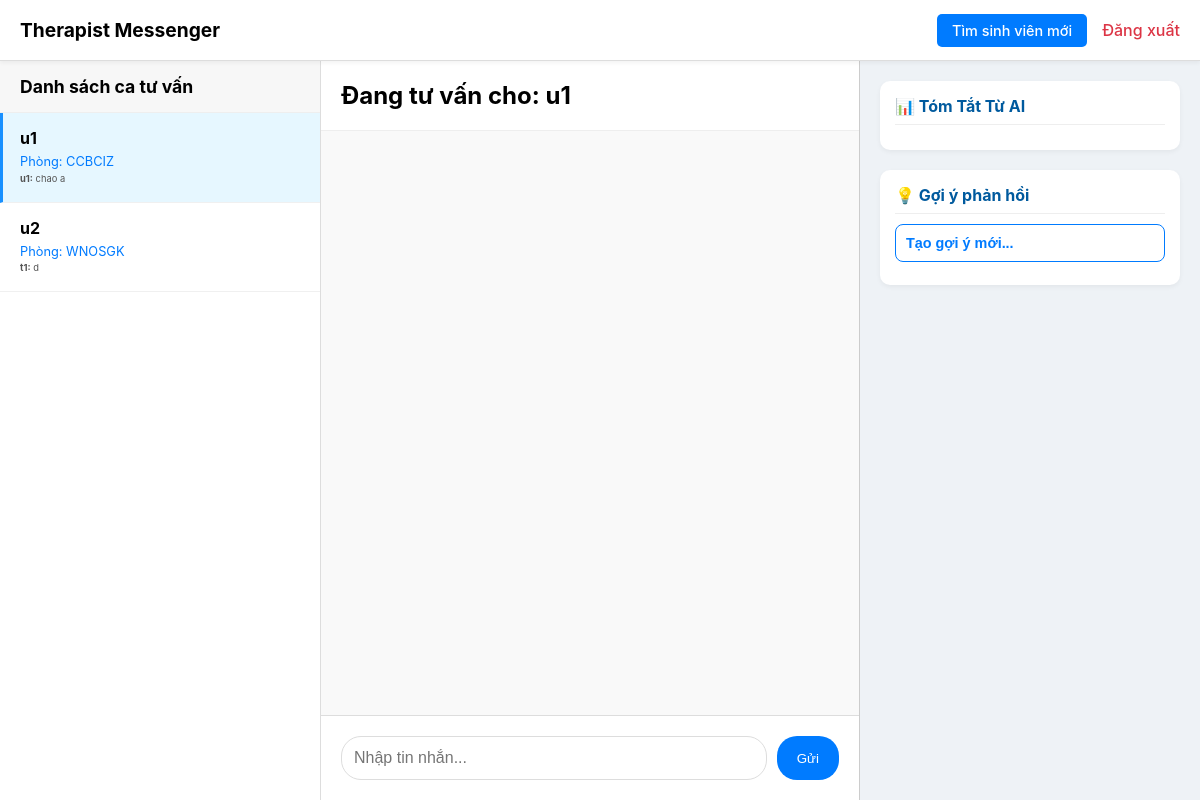
/therapist/messenger (signed in), run on an earlier commit of the app's database.
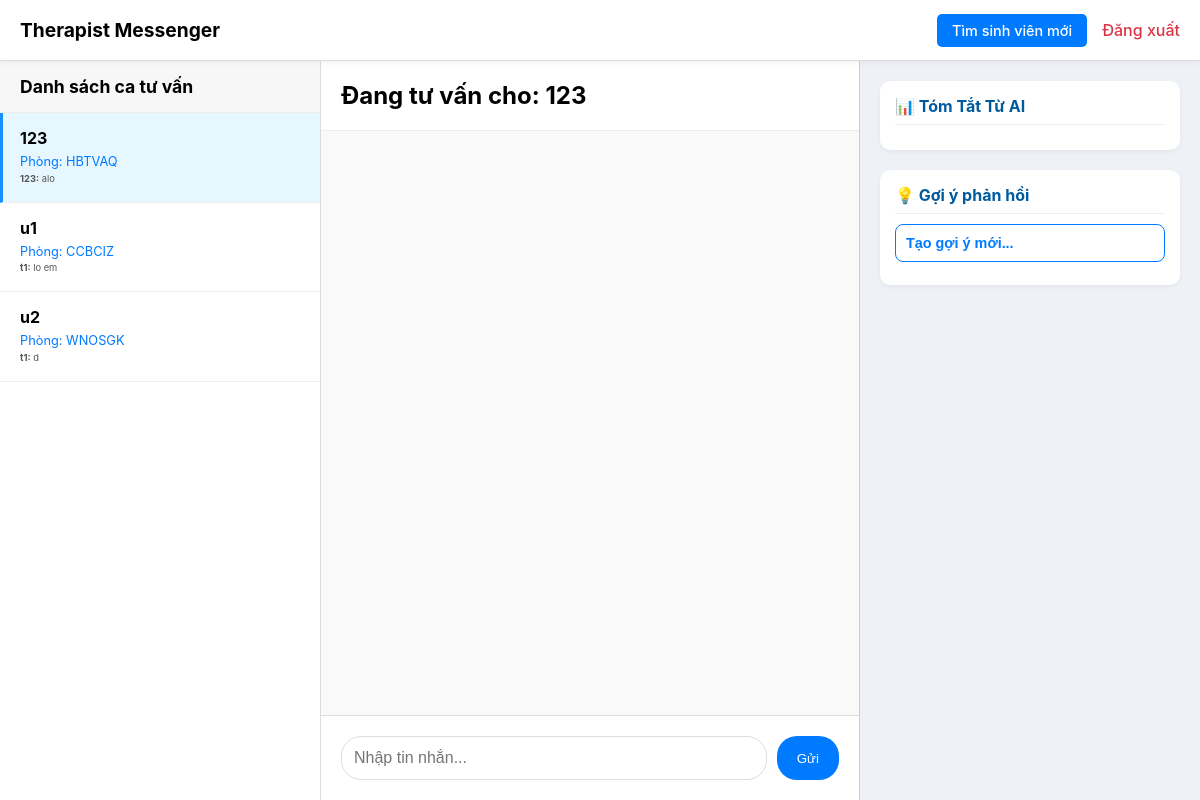
And on a later commit of the database.
### tables this page shows
CREATE TABLE chat_logs (
    id INTEGER PRIMARY KEY AUTOINCREMENT,
    room_code TEXT NOT NULL,
    username TEXT NOT NULL,
    message_text TEXT,
    timestamp TEXT NOT NULL
);

### main.py (the view)
@app.route('/therapist/messenger')
def therapist_messenger():
    if session.get('role') != 'therapist' or 'user_id' not in session:
        flash("Bạn không có quyền truy cập trang này!", "error")
        return redirect(url_for('home'))
    user_id = session['user_id']
    therapist_matches = get_all_matched_roomcodes_for_therapist(user_id)
    active_chat_rooms = []
    for match in therapist_matches:
        room_code = match["roomcode"]
        student_user_id = match["student_user_id"]
        load_room_data_from_sqlite(room_code)
        if room_code in rooms:
            student_data = get_user_data_by_id(student_user_id)
            messages = rooms[room_code]["messages"]
            last_message = messages[-1] if messages else None
            active_chat_rooms.append({
                "room_code": room_code,
                "student_name": student_data["username"] if student_data else f"Sinh viên {student_user_id}",
                "matched_at": match["matched_at"],
                "last_message": last_message,
                "ai_summary": get_ai_summary_for_student(student_user_id),
                "messages": messages, # Truyền lịch sử tin nhắn để JS load nhanh
            })
    initial_messages = []
    initial_summary = []
    if active_chat_rooms:
        session["room"] = active_chat_rooms[0]["room_code"]
        initial_messages = active_chat_rooms[0]["messages"]
        initial_summary = active_chat_rooms[0]["ai_summary"]
    else:
        session["room"] = None
    return render_template('therapist_dashboard.html',
                           active_chat_rooms_json=json.dumps(active_chat_rooms), # <--- SỬA DÒNG NÀY
                           initial_messages_json=json.dumps(initial_messages),
                           initial_summary_json=json.dumps(initial_summary),
                           name=session['username'],
                           user_role='therapist')

### globals.py (called while the page is built)
def from_json_filter(value):
    if value is None:
        return None
    return json.loads(value)

### main.py (called while the page is built)
def get_ai_summary_for_student(student_user_id):
    return [
        {"point": "Tình trạng chung: Lo lắng về thi cử."},
        {"point": "Cảm xúc: Buồn bã, tuyệt vọng."},
        {"point": "Điểm rủi ro: Cần được theo dõi sát sao."},
    ]

### matchmaking_repository.py (called while the page is built)
@contextmanager
def setup_cursor():
    conn = sqlite3.connect(db_path)
    conn.row_factory = sqlite3.Row
    cursor = conn.cursor()
    try:
        yield cursor
        conn.commit()
    finally:
        conn.close()

def get_all_matched_roomcodes_for_therapist(user_id):
    with setup_cursor() as cursor:
        cursor.execute(
            """
            SELECT roomcode, student_user_id, matched_at
            FROM matchmaking_results
            WHERE therapist_user_id = ?
            ORDER BY matched_at DESC
            """,
            (user_id,)
        )
        return cursor.fetchall()

### socket_helperfuncs.py (called while the page is built)
def get_user_data_by_id(user_id):
    with sqlite3.connect('app.db') as conn:
        conn.row_factory = sqlite3.Row
        cur = conn.cursor()
        cur.execute("SELECT * FROM users WHERE id = ?", (user_id,))
        user_data = cur.fetchone()
        if user_data:
            tags_list = []
            if user_data['tags']:
                tags_list = [tag.strip() for tag in user_data['tags'].split(',')]
            user_dict = dict(user_data)
            user_dict['tags_list'] = tags_list
            return user_dict
        return None

### templates/therapist_dashboard.html (shortened to what this page needs)
<!DOCTYPE html>
<html lang="vi">
<head>
</head>
<body>
    <div class="header">
        <h1>Therapist Messenger</h1>
        <div class="header-actions">
            <a href="{{ url_for('chat_home') }}" class="chat-link">
                Tìm sinh viên mới
            </a>
            <a href="{{ url_for('logout') }}">Đăng xuất</a>
        </div>
    </div>
    <div class="container">
        <div class="patient-list">
            <div class="list-header">Danh sách ca tư vấn</div>
            <div class="list-content">
                {% set chat_rooms = active_chat_rooms_json | from_json %}
                {% if chat_rooms %}
                    {% for room_data in chat_rooms %}
                        <div
                           class="chat-room-item {% if loop.first %}active{% endif %}"
                           data-room-code="{{ room_data.room_code }}"
                           data-student-name="{{ room_data.student_name }}"
                           data-summary="{{ room_data.ai_summary | tojson | safe }}">
                            <h4>{{ room_data.student_name }}</h4>
                            <p style="font-size:0.8em; color:#007bff;">Phòng: {{ room_data.room_code }}</p>
                            <p style="font-size:0.7em;">
                                {% if room_data.last_message %}
                                    <small><strong>{{ room_data.last_message.name }}:</strong> {{ room_data.last_message.message[:30] }}{% if room_data.last_message.message|length > 30 %}...{% endif %}</small>
                                {% else %}
                                    <small>Mới: {{ room_data.matched_at }}</small>
                                {% endif %}
                            </p>
                        </div>
                    {% endfor %}
                {% else %}
                    <p style="padding: 20px; color: #888; text-align: center;">Chưa có ca tư vấn nào được ghi nhận.</p>
                {% endif %}
            </div>
        </div>
        <div class="workspace">
    <div class="chat-header" style="display: flex; justify-content: space-between; align-items: center;">
        <h2 id="active-room-title" style="margin: 0;">
            {% if chat_rooms %}
                Đang tư vấn cho: {{ chat_rooms[0].student_name }}
            {% else %}
                Chọn một cuộc tư vấn để bắt đầu
            {% endif %}
        </h2>
    </div>
            <div class="messages-container" id="messages-container">
                </div>
            <form class="input-area" id="chat-form">
                <input type="text" id="msg-input" placeholder="Nhập tin nhắn..." autocomplete="off">
                <button type="submit" class="send-btn">Gửi</button>
            </form>
        </div>
        <div class="right-panel">
            <div class="ai-card">
                <div class="ai-title">📊 Tóm Tắt Từ AI</div>
            </div>
            <div class="ai-card">
                <div class="ai-title">💡 Gợi ý phản hồi</div>
                <div id="ai-suggestions-area">
                    <button class="suggestion-btn" onclick="alert('Chức năng gọi API đang được phát triển!')"><strong>Tạo gợi ý mới...</strong></button>
                </div>
            </div>
        </div>
    </div>
</body>
</html>

### templates/therapist_dashboard.html (style rules this page uses)
body { font-family: -apple-system, BlinkMacSystemFont, "Segoe UI", Roboto, Helvetica, Arial, sans-serif; background: #f0f2f5; margin: 0; height: 100vh; display: flex; flex-direction: column; }
.header { background: #fff; padding: 0 20px; border-bottom: 1px solid #ddd; display: flex; justify-content: space-between; align-items: center; height: 60px; flex-shrink: 0; box-shadow: 0 2px 4px rgba(0,0,0,0.05); z-index: 10; }
.header h1 { font-size: 1.2em; margin: 0; }
.header a { text-decoration: none; color: #dc3545; font-weight: 500; }
.container { display: flex; width: 100%; flex-grow: 1; overflow: hidden; }
.patient-list { flex: 0 0 320px; background: #fff; border-right: 1px solid #ddd; display: flex; flex-direction: column; }
.list-header { padding: 15px 20px; font-weight: bold; border-bottom: 1px solid #eee; font-size: 1.1em; background: #f7f7f7; }
.list-content { overflow-y: auto; flex-grow: 1; }
.chat-room-item { padding: 15px 20px; border-bottom: 1px solid #f0f0f0; cursor: pointer; transition: background 0.2s; }
.chat-room-item.active { background: #e6f7ff; border-left: 3px solid #1890ff; padding-left: 17px; }
.chat-room-item h4 { margin: 0 0 5px 0; font-size: 1em; }
.chat-room-item p { margin: 0; font-size: 0.85em; color: #555; line-height: 1.4; }
.workspace { flex: 2; display: flex; flex-direction: column; background: #f9f9f9; }
.chat-header { padding: 20px; font-weight: bold; background: #fff; border-bottom: 1px solid #eee; flex-shrink: 0; }
.messages-container { flex: 1; padding: 20px; overflow-y: auto; display: flex; flex-direction: column; }
.input-area { padding: 20px; border-top: 1px solid #ddd; display: flex; gap: 10px; background: #fff; flex-shrink: 0; }
.right-panel { flex: 1; min-width: 300px; background: #eef2f6; padding: 20px; overflow-y: auto; border-left: 1px solid #ccc; flex-shrink: 0; }
.ai-card { background: white; padding: 15px; border-radius: 10px; box-shadow: 0 2px 5px rgba(0,0,0,0.05); margin-bottom: 20px; }
.ai-title { font-weight: bold; color: #005a9e; margin-bottom: 10px; padding-bottom: 8px; border-bottom: 1px solid #eee; }
.suggestion-btn { display: block; width: 100%; text-align: left; padding: 10px; margin: 8px 0; background: #fff; border: 1px solid #007bff; color: #007bff; border-radius: 8px; cursor: pointer; font-size: 0.9em; transition: 0.2s; }
input[type="text"] { flex: 1; padding: 12px; border: 1px solid #ddd; border-radius: 20px; outline: none; font-size: 1em; }
button.send-btn { padding: 10px 20px; background: #007bff; color: white; border: none; border-radius: 20px; cursor: pointer; }
.header-actions { display: flex; gap: 15px; align-items: center; }
.chat-link { padding: 8px 15px; background-color: #007bff; color: white !important; border-radius: 5px; font-size: 0.9em; transition: background-color 0.2s; }

What changed in the data, as far as the page shows it:
no longer on this page (row unchanged): chat_logs: student_name "u1", room_code "CCBCIZ", last_message.name "u1", last_message "chao a"
added chat_logs: student_name "123", room_code "HBTVAQ", last_message.name "123", last_message "alo"
added chat_logs: student_name "u1", room_code "CCBCIZ", last_message.name "t1", last_message "lo em"
Also different on the page:
{{ chat_rooms[0].student_name }}: "u1" → "123"
